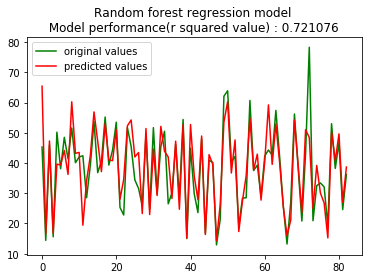

Generate this figure with Python:
#Random forest regression

#Importing the libraries
import pandas as pd
import numpy as np
import matplotlib.pyplot as plt

#Importing the dataset
dataset = pd.read_csv('datasets_88705_204267_Real estate.csv')
X = dataset.iloc[:,1:-1].values
y = dataset.iloc[:,-1].values

#Visualising the whole dataset values
a = np.arange(len(y))
plt.bar(a,y , color = 'indigo' )
plt.title('House prices ' )
plt.show()


#Splitting the dataset into training and test sets
from sklearn.model_selection import train_test_split
X_train, X_test, y_train, y_test = train_test_split(X, y, test_size = 0.2, random_state = 0)

#training the model on the dataset
from sklearn.ensemble import RandomForestRegressor
regressor = RandomForestRegressor( n_estimators = 100, random_state =0)
regressor.fit(X_train,y_train)

#Predicting the results
y_pred = regressor.predict(X_test)
np.set_printoptions(precision = 2)
print(np.concatenate((y_pred.reshape(len(y_pred),1),y_test.reshape(len(y_test),1)),1))

#Evaluating the Model performance
from sklearn.metrics import r2_score
print("Performance of Random Tree Regression model : ",r2_score(y_test, y_pred))

#Creating an array with serail numbers of values in predicted and the test set
a = np.arange(len(y_test))

#Plotting the graph
plt.plot(a,y_test , color = 'green', label = 'original values')
plt.plot(a,y_pred , color = 'red', label = 'predicted values')
plt.legend()
plt.title('Random forest regression model \n Model performance(r squared value) : %3f '%r2_score(y_test, y_pred))
plt.show()
